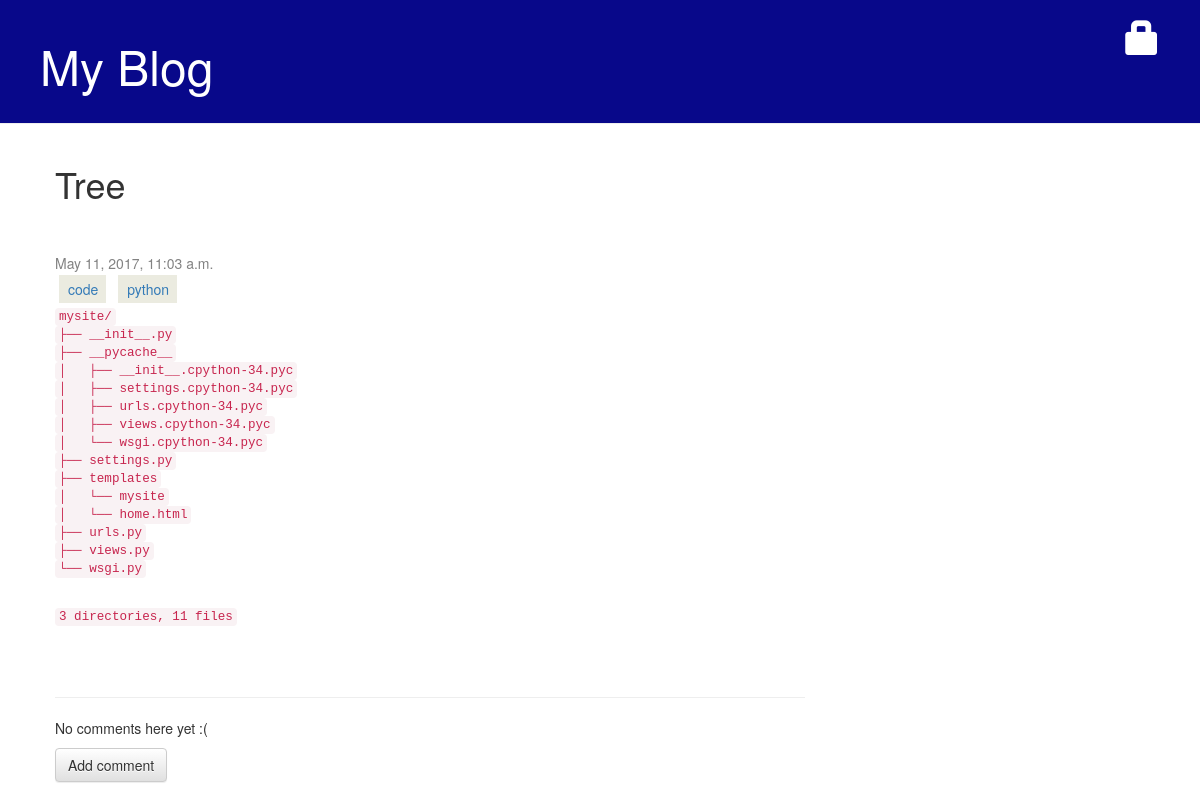
Before: /blog/post/6/ with the older database file.
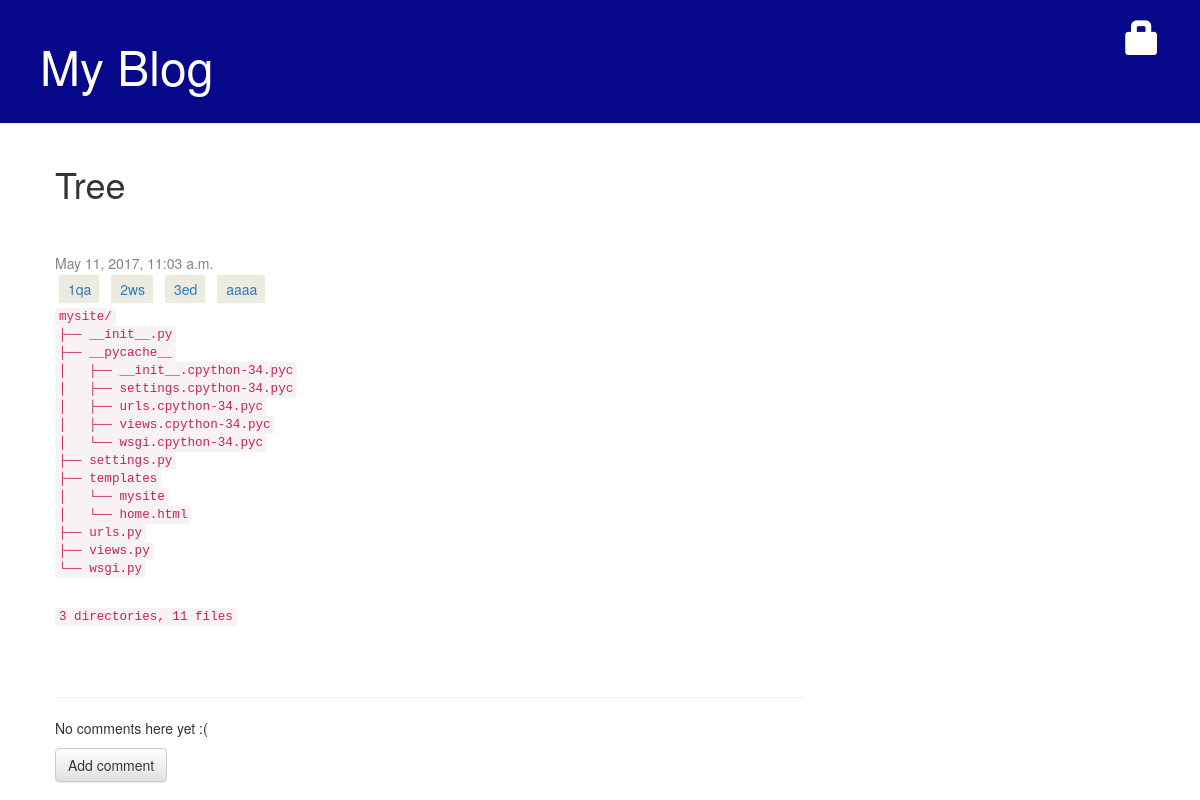
After: the same page with the newer database file.
### blog/models.py (models this page shows, shortened)
class Tag(models.Model):
    name = models.CharField(max_length=200, blank=True, null=True)

### blog/views.py (the view)
# urls.py: url(r'^post/(?P<pk>\d+)/$', views.post_detail, name='post_detail'),
def post_detail(request, pk):
    post = get_object_or_404(Post, pk=pk)
    return render(request, 'blog/post_detail.html', {'post': post})

### blog/templates/blog/post_detail.html (shortened to what this page needs)
{% extends 'blog/base.html' %}
{% block content %}
    <div class="post">
        <h1>{{ post.title }}</h1>
	<br/>
        <br/>
	{% if post.published_date %}
            <div class="date">
                {{ post.published_date }}
            </div>
        {% else %}
		<a class="btn btn-default" href="{% url 'post_publish' pk=post.pk %}">Publish</a>
	{% endif %}
	<div class="tags">
                        {% for tag in post.tags.all %}
                        <span class="mytag"><a href="{% url 'posts_list_by_tag' tag_pk=tag.pk %}">{{ tag.name }}</a></span>
                        {% endfor %}
        </div>
        <p>{{ post.text|safe|linebreaksbr }}</p>
    </div>
<hr>
{% for comment in post.comments.all %}
    {% if user.is_authenticated or comment.approved_comment %}
    <div class="comment">
        <div class="date">
            {{ comment.created_date }}
            {% if not comment.approved_comment %}
                <a class="btn btn-default" href="{% url 'comment_remove' pk=comment.pk %}"><span class="glyphicon glyphicon-remove"></span></a>
                <a class="btn btn-default" href="{% url 'comment_approve' pk=comment.pk %}"><span class="glyphicon glyphicon-ok"></span></a>
            {% endif %}
        </div>
        <strong>{{ comment.author }}</strong>
        <p>{{ comment.text|linebreaks }}</p>
    </div>
    {% endif %}
{% empty %}
    <p>No comments here yet :(</p>
{% endfor %}
<a class="btn btn-default" href="{% url 'add_comment_to_post' pk=post.pk %}">Add comment</a>
{% endblock %}

Changed rows visible on the page:
no longer on this page (row unchanged): Tag: name "code"
no longer on this page (row unchanged): Tag: name "python"
added Tag: name "1qa"
added Tag: name "2ws"
added Tag: name "3ed"
added Tag: name "aaaa"
